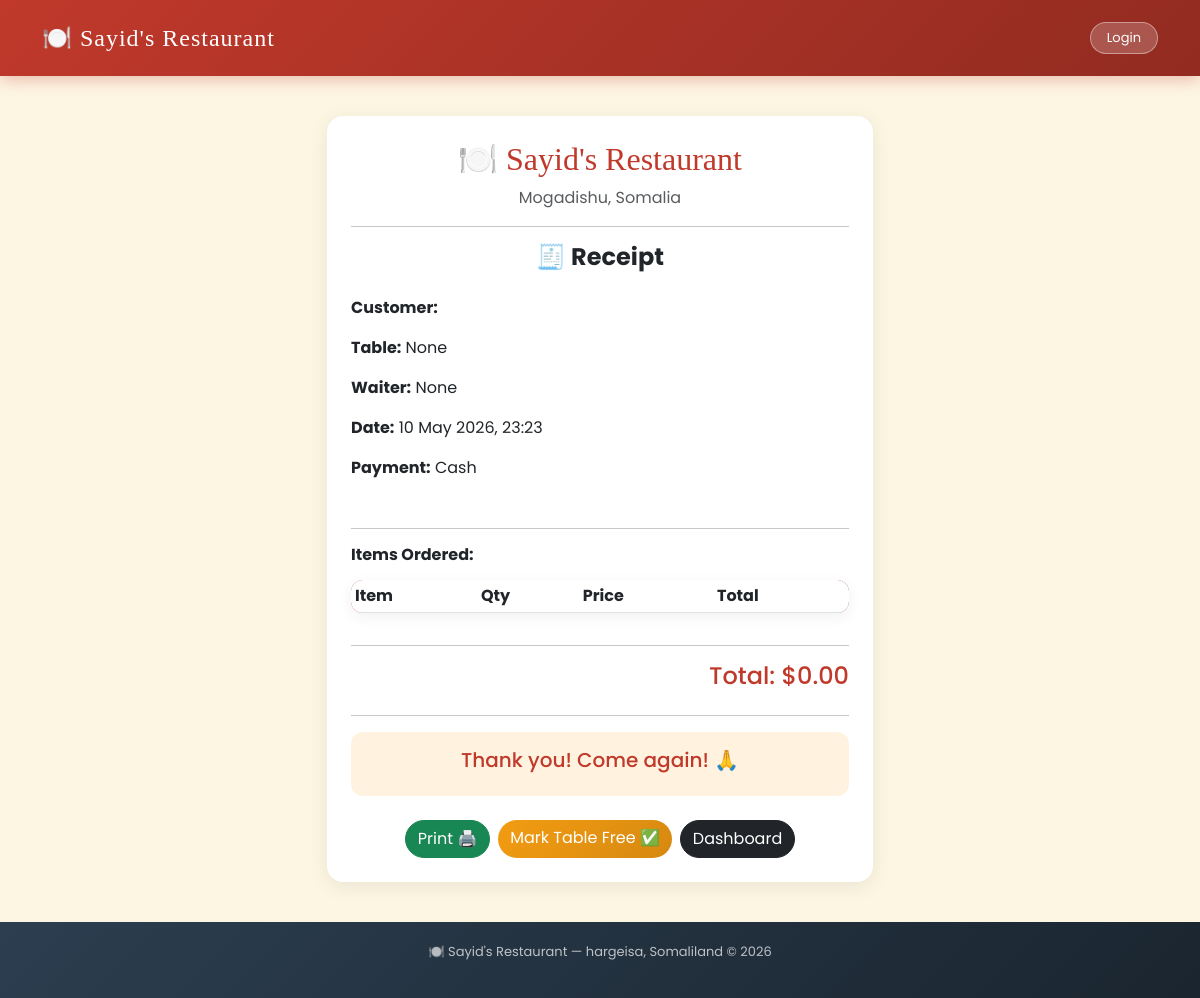
The app's page /receipt/11/ with its own data.
### menu/models.py (models this page shows, shortened)
class Order(models.Model):
    PAYMENT_CHOICES = [
        ('cash', 'Cash'),
        ('zaad', 'Zaad'),
        ('edahab', 'eDahab'),
        ('mastercard', 'Mastercard'),
    ]
    customer_name = models.CharField(max_length=100)
    item = models.CharField(max_length=100)
    quantity = models.IntegerField(default=1)
    date = models.DateTimeField(auto_now_add=True)
    table = models.ForeignKey(Table, on_delete=models.SET_NULL, null=True, blank=True)
    waiter = models.ForeignKey('auth.User', on_delete=models.SET_NULL, null=True, blank=True)
    payment_method = models.CharField(max_length=20, choices=PAYMENT_CHOICES, default='cash')
    total_price = models.DecimalField(max_digits=10, decimal_places=2, default=0)

### menu/views.py (the view)
# urls.py: path('receipt/<int:pk>/', views.receipt, name='receipt'),
def receipt(request, pk):
    order = Order.objects.get(pk=pk)
    return render(request, 'menu/receipt.html', {'order': order})

### menu/templates/menu/receipt.html (shortened to what this page needs)
{% extends 'base.html' %}
{% block content %}
<div class="row justify-content-center">
<div class="col-md-6">
<div class="card p-4">
    <div class="text-center mb-3">
        <h2 style="font-family:'Playfair Display',serif; color:#c0392b;">🍽️ Sayid's Restaurant</h2>
        <p class="text-muted">Mogadishu, Somalia</p>
        <hr>
        <h4 class="fw-bold">🧾 Receipt</h4>
    </div>
    <div class="mb-3">
        <p><strong>Customer:</strong> {{ order.customer_name }}</p>
        <p><strong>Table:</strong> {{ order.table }}</p>
        <p><strong>Waiter:</strong> {{ order.waiter }}</p>
        <p><strong>Date:</strong> {{ order.date|date:"d M Y, H:i" }}</p>
        <p><strong>Payment:</strong> {{ order.get_payment_method_display }}</p>
    </div>
    <hr>
    <h6 class="fw-bold mb-3">Items Ordered:</h6>
    <table class="table table-sm">
        <thead>
            <tr>
                <th>Item</th>
                <th>Qty</th>
                <th>Price</th>
                <th>Total</th>
            </tr>
        </thead>
    </table>
    <hr>
    <div class="text-end">
        <h4 style="color:#c0392b;">Total: ${{ order.total_price }}</h4>
    </div>
    <hr>
    <div class="text-center p-3" style="background:#fff3e0; border-radius:12px;">
        <h5 style="color:#c0392b;">Thank you! Come again! 🙏</h5>
    </div>
    <div class="text-center mt-4 d-flex gap-2 justify-content-center">
    <button onclick="window.print()" class="btn btn-success">Print 🖨️</button>
    <a href="/table-free/{{ order.table.number }}/?waiter={{ order.waiter }}"
       class="btn btn-warning">
        Mark Table Free ✅
    </a>
    <a href="/dashboard/" class="btn btn-dark">Dashboard</a>
</div>
</div>
</div>
</div>
{% endblock %}

### templates/base.html (style rules this page uses)
* { margin: 0; padding: 0; box-sizing: border-box; }
body { font-family: 'Poppins', sans-serif; background-color: #fdf6e3; color: #2c3e50; }
.card { border: none; border-radius: 16px; box-shadow: 0 4px 20px rgba(0,0,0,0.08); transition: transform 0.2s, box-shadow 0.2s; }
.btn-warning { background: linear-gradient(135deg, #f39c12, #d68910); border: none; border-radius: 25px; color: white; }
.btn-success { border-radius: 25px; }
.btn-dark { border-radius: 25px; }
.table { border-radius: 12px; overflow: hidden; box-shadow: 0 4px 15px rgba(0,0,0,0.06); }
.table thead { background: linear-gradient(135deg, #c0392b, #922b21); color: white; }

### records on screen
Order: table "None", waiter "None", date "10 May 2026, 23:23", payment_method "Cash", total_price "0.00"
